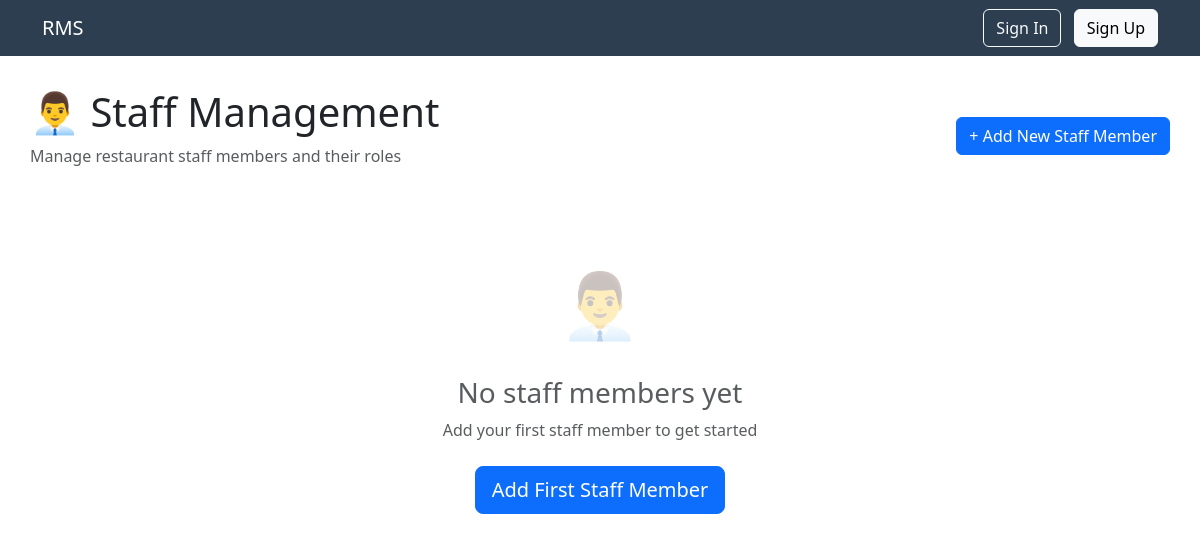
The page /staff/ on the database as committed earlier.
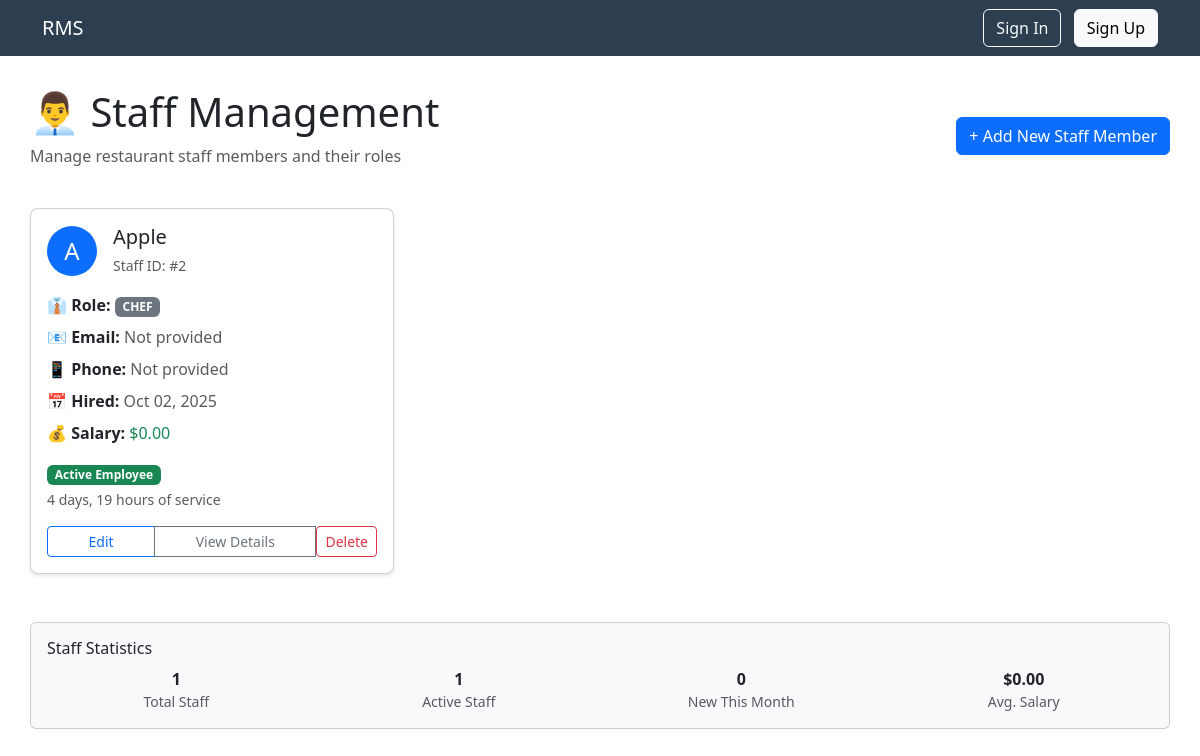
The same page on the database as committed later.
### staff/models.py (models this page shows, shortened)
class StaffRole(models.Model):
    ROLES_OPTIONS = (
        ('MANAGER', 'Manager'),      # Manages restaurant operations
        ('CHEF', 'Chef'),            # Cooks food in kitchen
        ('WAITER', 'Waiter'),        # Serves customers, takes orders
        ('CLEANER', 'Cleaner'),      # Keeps restaurant clean
        ('CASHIER', 'Cashier')       # Handles payments
    )
    GENDER_CHOICES = (("M", "Male"), ("F", "Female"))
    name = models.CharField(max_length=100)                                # Staff member's full name
    role = models.CharField(max_length=20, choices=ROLES_OPTIONS, default='WAITER')  # Their job role
    gender = models.CharField(max_length=1, choices=GENDER_CHOICES, blank=True, null=True)  # Gender (optional)
    hired_on = models.DateField(auto_now_add=True, blank=True, null=True)  # Date they were hired
    is_active = models.BooleanField(default=True)                          # Are they currently working?

### staff/views.py (the view)
# urls.py: path('staff/', staff_views.staff_list, name='staff_list'),
def staff_list(request):
	staff_members = StaffRole.objects.all()
	if request.method == 'POST':
		form = StaffForm(request.POST)
		if form.is_valid():
			form.save()
			return redirect('staff_list')
	else:
		form = StaffForm()
	return render(request, 'staff_list.html', {'staff_members': staff_members, 'form': form})

### templates/staff_list.html (shortened to what this page needs)
{% extends 'base.html' %}
{% block content %}
<div class="d-flex justify-content-between align-items-center mb-4">
    <div>
        <h1>👨‍💼 Staff Management</h1>
        <p class="text-muted">Manage restaurant staff members and their roles</p>
    </div>
    <button class="btn btn-primary" data-bs-toggle="modal" data-bs-target="#addStaffModal">
        + Add New Staff Member
    </button>
</div>
{% if staff_members %}
    <div class="row">
        {% for staff in staff_members %}
        <div class="col-md-6 col-lg-4 mb-4">
            <div class="card content-card h-100">
                <div class="card-body">
                    <div class="d-flex align-items-center mb-3">
                        <div class="bg-primary text-white rounded-circle d-flex align-items-center justify-content-center me-3"
                             style="width: 50px; height: 50px; font-size: 1.5rem;">
                            {{ staff.name|first|upper }}
                        </div>
                        <div>
                            <h5 class="card-title mb-1">{{ staff.name }}</h5>
                            <small class="text-muted">Staff ID: #{{ staff.id }}</small>
                        </div>
                    </div>
                    <div class="mb-3">
                        <div class="mb-2">
                            <strong>👔 Role:</strong>
                            {% if staff.role == 'Manager' %}
                                <span class="badge bg-danger">{{ staff.role }}</span>
                            {% elif staff.role == 'Chef' %}
                                <span class="badge bg-warning">{{ staff.role }}</span>
                            {% elif staff.role == 'Waiter' %}
                                <span class="badge bg-info">{{ staff.role }}</span>
                            {% else %}
                                <span class="badge bg-secondary">{{ staff.role }}</span>
                            {% endif %}
                        </div>
                        <div class="mb-2">
                            <strong>📧 Email:</strong>
                            <span class="text-muted">{{ staff.email|default:"Not provided" }}</span>
                        </div>
                        <div class="mb-2">
                            <strong>📱 Phone:</strong>
                            <span class="text-muted">{{ staff.phone|default:"Not provided" }}</span>
                        </div>
                        <div class="mb-2">
                            <strong>📅 Hired:</strong>
                            <span class="text-muted">{{ staff.hired_on|date:"M d, Y" }}</span>
                        </div>
                        <div class="mb-2">
                            <strong>💰 Salary:</strong>
                            <span class="text-success">${{ staff.salary|floatformat:2|default:"0.00" }}</span>
                        </div>
                    </div>
                    <div class="mb-3">
                        {% if staff.is_active %}
                            <span class="badge bg-success">Active Employee</span>
                        {% else %}
                            <span class="badge bg-danger">Inactive</span>
                        {% endif %}
                        <small class="text-muted d-block mt-1">
                            {{ staff.hired_on|timesince }} of service
                        </small>
                    </div>
                    <div class="mt-auto">
                        <div class="btn-group w-100">
                            <a href="{% url 'staff_edit' staff.id %}" class="btn btn-sm btn-outline-primary">Edit</a>
                            <button class="btn btn-sm btn-outline-secondary"
                                    data-bs-toggle="modal"
                                    data-bs-target="#viewStaffModal{{ staff.id }}">
                                View Details
                            </button>
                            <form action="{% url 'staff_delete' staff.id %}" method="post" style="display:inline;"
                                  onsubmit="return confirm('Are you sure you want to delete {{ staff.name }}?')">
                                <button class="btn btn-sm btn-outline-danger">Delete</button>
                            </form>
                        </div>
                    </div>
                </div>
            </div>
        </div>
        {% endfor %}
    </div>
    <div class="row mt-4">
        <div class="col-md-12">
            <div class="card bg-light">
                <div class="card-body">
                    <h6 class="card-title">Staff Statistics</h6>
                    <div class="row text-center">
                        <div class="col-md-3">
                            <strong>{{ staff_members|length }}</strong>
                            <small class="d-block text-muted">Total Staff</small>
                        </div>
                        <div class="col-md-3">
                            <strong>{{ staff_members|length }}</strong>
                            <small class="d-block text-muted">Active Staff</small>
                        </div>
                        <div class="col-md-3">
                            <strong>0</strong>
                            <small class="d-block text-muted">New This Month</small>
                        </div>
                        <div class="col-md-3">
                            <strong>$0.00</strong>
                            <small class="d-block text-muted">Avg. Salary</small>
                        </div>
                    </div>
                </div>
            </div>
        </div>
    </div>
{% else %}
    <div class="text-center py-5">
        <div class="mb-4">
            <span style="font-size: 4rem; opacity: 0.3;">👨‍💼</span>
        </div>
        <h3 class="text-muted">No staff members yet</h3>
        <p class="text-muted mb-4">Add your first staff member to get started</p>
        <button class="btn btn-primary btn-lg" data-bs-toggle="modal" data-bs-target="#addStaffModal">
            Add First Staff Member
        </button>
    </div>
{% endif %}
{% endblock %}

### templates/base.html (shortened to what this page needs)
<!DOCTYPE html>
<html lang="en">
<head>
    <link href="https://cdn.jsdelivr.net/npm/bootstrap@5.3.0/dist/css/bootstrap.min.css" rel="stylesheet">
</head>
<body>
    <nav class="navbar navbar-expand-lg navbar-custom">
        <div class="container">
            <a class="navbar-brand" href="{% url 'home' %}">RMS</a>
            <div class="collapse navbar-collapse" id="navbarNav">
                <div class="auth-buttons">
                    {% if user.is_authenticated %}
                        <span class="text-white me-3">Welcome, {{ user.username }}</span>
                        <a href="{% url 'signout' %}" class="btn btn-outline-light">Sign Out</a>
                    {% else %}
                        <a href="{% url 'signin' %}" class="btn btn-outline-light">Sign In</a>
                        <a href="{% url 'signup' %}" class="btn btn-light">Sign Up</a>
                    {% endif %}
                </div>
            </div>
        </div>
    </nav>
    <div class="container main-content">
        {% block content %}
        {% endblock %}
    </div>
</body>
</html>

### templates/base.html (style rules this page uses)
.navbar-custom { background-color: #2c3e50; }
.navbar-custom .navbar-brand, .navbar-custom .nav-link { color: white !important; }
.main-content { padding: 2rem 0; min-height: 80vh; }
.auth-buttons .btn { margin-left: 0.5rem; }
.content-card { box-shadow: 0 2px 4px rgba(0,0,0,0.1); border-radius: 8px; }

Rows that differ between the two databases and show on the page:
added StaffRole: name|first "A", name "Apple", id "2", role "CHEF", email "Not provided", phone "Not provided", hired_on "Oct 02, 2025", salary "0.00", is_active "Active Employee", hired_on "4 days, 19 hours"
Other text that changed with them:
{{ staff_members|length }}: (not shown) → "1"
text no longer shown: "👨‍💼 No staff members yet Add your first staff member to get started Add First Staff Member"
text now shown: "Staff Statistics Total Staff Active Staff 0 New This Month $0.00 Avg. Salary"
